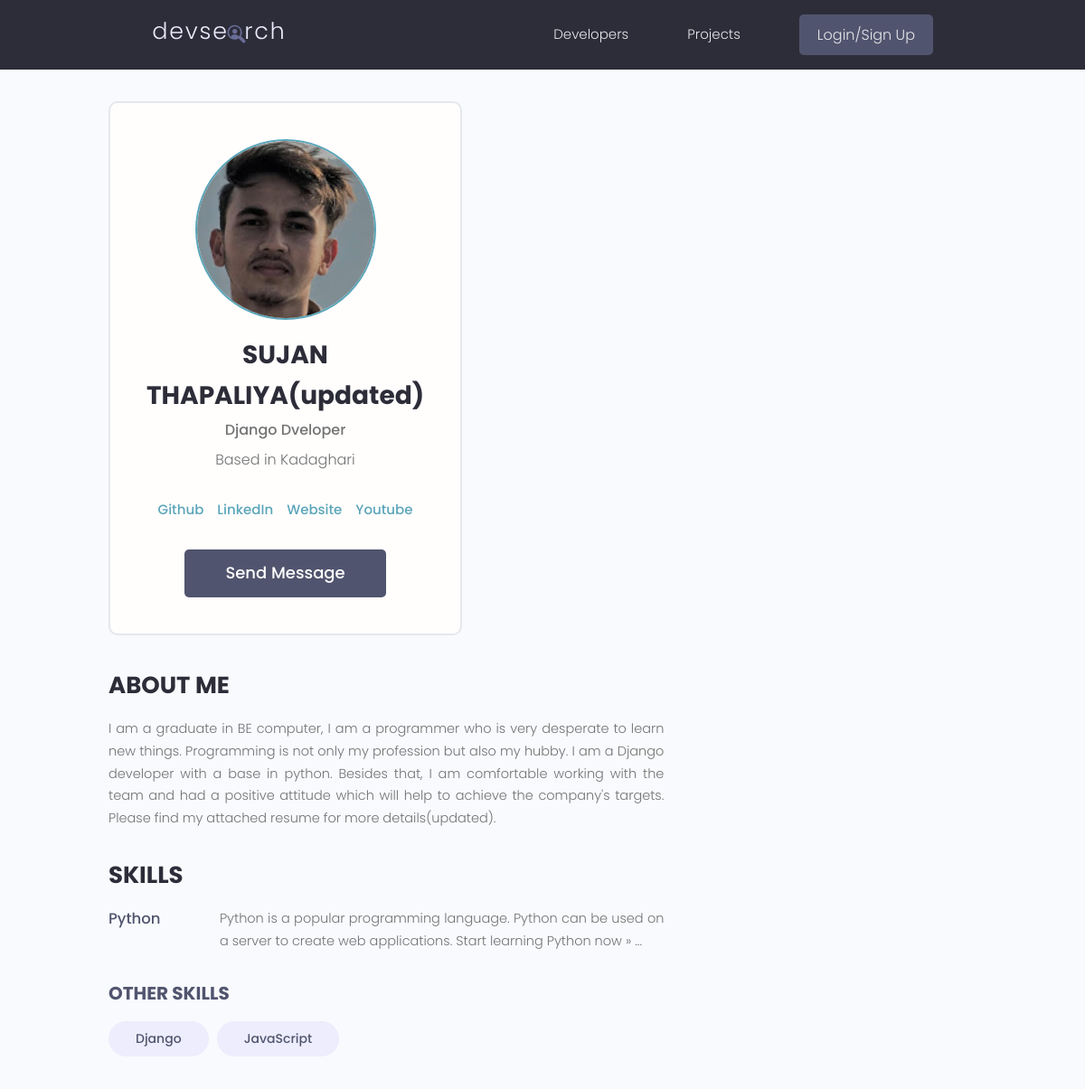
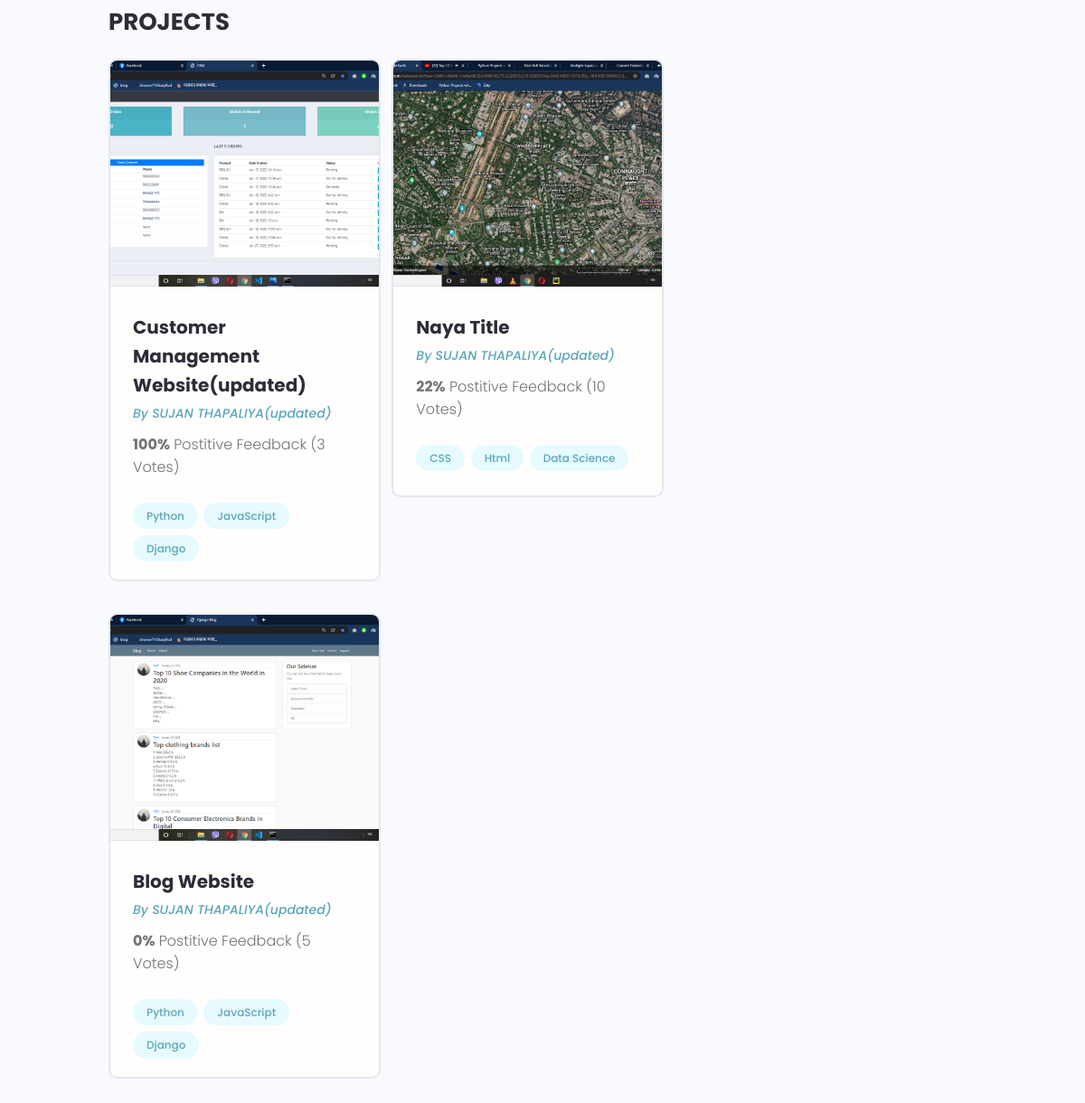
The app's page /profile/dd7f30f3-f58d-48ad-814e-ee558177c050/ with its own data (2 pictures, top to bottom).
### users/models.py (models this page shows, shortened)
class Profile(models.Model):
    user = models.OneToOneField(User, on_delete=models.CASCADE, null=True, blank=True)
    name = models.CharField(max_length=200, blank=True, null=True)
    email = models.EmailField(max_length=500, blank=True, null=True)
    username = models.CharField(max_length=200, blank=True, null=True)
    location = models.CharField(max_length=200, blank=True, null=True)
    short_intro = models.CharField(max_length=200, blank=True, null=True)
    bio = models.TextField(blank=True, null=True)
    profile_image = models.ImageField(null=True, blank=True, upload_to='profiles/', default="profiles/user-default.png")
    social_github = models.CharField(max_length=200, blank=True, null=True)
    social_twitter = models.CharField(max_length=200, blank=True, null=True)
    social_linkedin = models.CharField(max_length=200, blank=True, null=True)
    social_youtube = models.CharField(max_length=200, blank=True, null=True)
    social_website = models.CharField(max_length=200, blank=True, null=True)
    created = models.DateTimeField(auto_now_add=True)
    id = models.UUIDField(default=uuid.uuid4, unique=True,primary_key=True, editable=False)
    class Meta:
        ordering = ['created']
    @property
    def imageURL(self):
        try:
            url = self.profile_image.url
        except:
            url = ''
        return url

class Skill(models.Model):
    owner = models.ForeignKey(Profile, on_delete=models.CASCADE, null=True, blank=True)
    name = models.CharField(max_length=200, blank=True, null=True)
    description = models.TextField(null=True, blank=True)
    created = models.DateTimeField(auto_now_add=True)
    id = models.UUIDField(default=uuid.uuid4, unique=True,primary_key=True, editable=False)
    def __str__(self):
        return str(self.name)

### projects/models.py (models this page shows, shortened)
class Project(models.Model):
    owner = models.ForeignKey(Profile, null=True, blank=True, on_delete=models.CASCADE)
    title = models.CharField(max_length=200)
    description = models.TextField(null=True, blank=True)
    featured_image = models.ImageField(
        null=True, blank=True, default="default.jpg")
    demo_link = models.CharField(max_length=2000, null=True, blank=True)
    source_link = models.CharField(max_length=2000, null=True, blank=True)
    tags = models.ManyToManyField('Tag', blank=True)
    vote_total = models.IntegerField(default=0, null=True, blank=True)
    vote_ratio = models.IntegerField(default=0, null=True, blank=True)
    created = models.DateTimeField(auto_now_add=True)
    id = models.UUIDField(default=uuid.uuid4, unique=True,primary_key=True, editable=False)
    class Meta:
        ordering = ['-vote_ratio', '-vote_total', 'title']
    @property
    def imageURL(self):
        try:
            url = self.featured_image.url
        except:
            url = ''
        return url

class Tag(models.Model):
    name = models.CharField(max_length=200)
    created = models.DateTimeField(auto_now_add=True)
    id = models.UUIDField(default=uuid.uuid4, unique=True,primary_key=True, editable=False)
    def __str__(self):
        return self.name

### users/views.py (the view)
# urls.py: path('profile/<str:pk>/', views.userProfile, name="user-profile"),
def userProfile(request, pk):
    profile = Profile.objects.get(id=pk)
    topSkills = profile.skill_set.exclude(description__exact="")
    otherSkills = profile.skill_set.filter(description="")
    social_github=profile.social_github
    social_twitter=profile.social_twitter
    social_linkedin=profile.social_linkedin
    social_youtube=profile.social_youtube
    social_website=profile.social_website
    context = {'profile': profile, 'topSkills': topSkills,"otherSkills": otherSkills,'social_github':social_github , 'social_twitter':social_twitter , 'social_linkedin': social_linkedin, 'social_youtube': social_youtube, 'social_website': social_website}
    return render(request, 'users/user-profile.html', context)

### users/templates/users/user-profile.html (shortened to what this page needs)
{% extends 'main.html' %}
{% block content %}
<main class="profile my-md">
    <div class="container">
        <div class="layout">
            <div class="column column--1of3">
                <div class="card text-center">
                    <div class="card__body dev">
                        <img class="avatar avatar--xl" src="{{ profile.imageURL }}" />
                        <h2 class="dev__name">{{profile.name}}</h2>
                        <p class="dev__title">{{profile.short_intro}}</p>
                        <p class="dev__location">Based in {{profile.location}}</p>
                        <ul class="dev__social">
                            {% if profile.social_github %}
                            <li>
                                <a title="Github" href="{{profile.social_github}}" target="_blank">Github</a>
                            </li>
                            {% endif %}
                            {% if profile.social_linkedin %}
                            <li>
                                <a title="LinkedIn" href="{{profile.social_linkedin}}" target="_blank">LinkedIn</a>
                            </li>
                            {% endif %}
                            {% if profile.social_website %}
                            <li>
                                <a title="Personal Website" href="{{profile.social_website}}" target="_blank">Website</a>
                            </li>
                            {%endif%}
                            {% if profile.social_youtube %}
                            <li>
                               <a title="Personal Website" href="{{profile.social_youtube}}" target="_blank">Youtube</a>
                            </li>
                            {% endif %}
                        </ul>
                        {% if request.user.profile.id != profile.id %}
                        <a href="{% url 'create-message' profile.id %}" class="btn btn--sub btn--lg">Send Message </a>
                        {% endif %}
                    </div>
                </div>
            </div>
            <div class="column column--2of3">
                <div class="devInfo">
                    <h3 class="devInfo__title">About Me</h3>
                    <p class="devInfo__about">{{profile.bio}}</p>
                </div>
                <div class="devInfo">
                    <h3 class="devInfo__title">Skills</h3>
                    <div class="devInfo__skills">
                        {% for skill in topSkills %}
                        <div class="devSkill">
                            <h4 class="devSkill__title">{{skill.name}}</h4>
                            <p class="devSkill__info">{{skill.description}}</p>
                        </div>
                        {% endfor %}
                        <h3 class="devInfo__subtitle">Other Skills</h3>
                        <div class="devInfo__otherSkills">
                            {% for skill in otherSkills %}
                            <span class="tag tag--pill tag--sub tag--lg">
                                <small>{{skill}}</small>
                            </span>
                            {% endfor %}
                        </div>
                    </div>
                </div>
                <div class="devInfo">
                    <h3 class="devInfo__title">Projects</h3>
                    <div class="grid grid--two">
                        {% for project in profile.project_set.all %}
                        <div class="column">
                            <div class="card project">
                                <a href="{% url 'project' project.id %}" class="project">
                                    <img class="project__thumbnail" src="{{project.imageURL}}"
                                        alt="project thumbnail" />
                                    <div class="card__body">
                                        <h3 class="project__title">{{project.title}}</h3>
                                        <p><a class="project__author"
                                                href="{% url 'user-profile' project.owner.id %}">By
                                                {{project.owner.name}}</a>
                                        </p>
                                        <p class="project--rating">
                                            <span style="font-weight: bold;">{{project.vote_ratio}}%</span> Postitive
                                            Feedback ({{project.vote_total}} Vote{{project.vote_total|pluralize:"s"}})
                                        </p>
                                        <div class="project__tags">
                                            {% for tag in project.tags.all %}
                                            <span class="tag tag--pill tag--main">
                                                <small>{{tag}}</small>
                                            </span>
                                            {% endfor %}
                                        </div>
                                    </div>
                                </a>
                            </div>
                        </div>
                        {% endfor %}
                    </div>
                </div>
            </div>
        </div>
    </div>
</main>
{% endblock content %}

### static/styles/app.css (style rules this page uses)
:root { --color-sub: #2d2d39; }
.btn--sub { background-color: var(--color-sub-light); }
.card { border: 2px solid var(--color-light); }
img { width: 100%; }
.profile .card > .dev { padding: 4rem; }
.dev__name { color: var(--color-sub); font-size: 2.8rem; font-weight: 700; margin-top: 1rem; margin-bottom: 0.5rem; }
.dev__title { font-size: 1.6rem; font-weight: 500; line-height: 1.3; }
.dev__location { margin-top: 1rem; }
.dev__social { margin: 3rem 0; list-style: none; display: flex; justify-content: center; gap: 1.5rem; }
.devInfo { margin-bottom: 3rem; }
.devInfo__title, .devInfo__subtitle { font-size: 2.6rem; color: var(--color-sub); text-transform: uppercase; font-weight: 700; margin-bottom: 1.5rem; }
.devInfo__subtitle { font-size: 2rem; color: var(--color-sub-light); }
.devInfo__about, .devSkill__info { font-size: 1.45rem; line-height: 1.7; text-align: justify; }
.devSkill { margin-bottom: 3rem; }
.devSkill__title { font-size: 1.65rem; font-weight: 500; color: var(--color-sub-light); }
@media screen and (min-width: 700px) { .devSkill { display: flex; justify-content: space-between; gap: 3rem; } }
@media screen and (min-width: 700px) { .devSkill__info { flex-basis: 80%; } }
.project__author { font-size: 1.4rem; font-style: italic; }
.project--rating { margin-bottom: 1.6em; margin-top: .5em; }
.project__thumbnail { height: 25rem; object-fit: cover; object-position: top center; }
.project__title { font-size: 2rem; font-weight: 700; color: var(--color-sub); }

### static/uikit/styles/modules/_variables.css (style rules this page uses)
:root { --color-main: #5aa5b9; --color-main-light: #e6faff; --color-sub: #3f4156; --color-sub-light: #51546e; --color-sub-lighter: #ededfd; --color-text: #737373; --color-gray: #8b8b8b; --color-light: #e5e7eb; --color-light-gray: #767676; --color-bg: #f8fafd; --color-white: #fffefd; --color-white-light: #f3f3f3; --color-success: #359e64; --color-success-bg: #def8e8; --color-error: #fc4b0b; --color-error-bg: #fff2ee; --font-base: 'Poppins', arial, helvetica, 'Segoe UI', roboto, ubuntu, sans-serif; --font-monospace: 'Fira Code', 'Courier New', courier, monospace; --font-regular: 300; --font-medium: 500; --font-bold: 700; --generic-shadow: 1px 1px 5px #00000010; --generic-transition: all 0.3s ease-in-out; }

### static/uikit/styles/modules/_base.css (style rules this page uses)
* { margin: 0; padding: 0; box-sizing: border-box; text-rendering: optimizeLegibility; color: inherit; font-size: inherit; }
html { font-size: 50%; }
@media only screen and (min-width: 480px) { html { font-size: 56.25%; } }
@media only screen and (min-width: 1200px) { html { font-size: 62.5%; } }
body { line-height: 1.6; font-weight: 400; font-size: 1.5rem; color: var(--color-text); background-color: var(--color-bg); min-height: 100vh; }

### static/uikit/styles/modules/_typography.css (style rules this page uses)
* { font-family: var(--font-base); }
h2 { font-size: 3.6rem; font-weight: var(--font-bold); }
h3 { font-size: 3.2rem; font-weight: var(--font-medium); }
h4 { font-size: 2.8rem; font-weight: var(--font-medium); }
p, span, strong { font-size: 1.6rem; color: var(--color-text); font-weight: var(--font-regular); }
a { padding-bottom: 2px; text-decoration: none; display: inline-block; color: var(--color-main); font-weight: var(--font-medium); }

### static/uikit/styles/modules/_utilities.css (style rules this page uses)
.container { width: 92%; max-width: 165rem; margin: 0 auto; box-sizing: border-box; }
@media screen and (min-width: 1000px) { .container { width: 90%; } }
@media screen and (min-width: 1200px) { .container { width: 80%; } }
.text-center { text-align: center; }
.my-md { margin: 3rem auto; }

### static/uikit/styles/modules/_avatar.css (style rules this page uses)
.avatar { border-radius: 50%; border: 2px solid var(--color-main); object-fit: cover; }
.avatar--xl { height: 20rem; width: 20rem; }

### static/uikit/styles/modules/_button.css (style rules this page uses)
.btn { display: inline-block; position: relative; cursor: pointer; background-color: var(--color-light); font-weight: var(--font-medium); color: var(--color-sub); text-decoration: none; padding: 1rem 2rem; border-radius: 0.5rem; border: none; width: -webkit-fit-content; width: -moz-fit-content; width: fit-content; height: -webkit-fit-content; height: -moz-fit-content; height: fit-content; font-size: 1.6rem; outline-width: 0; outline-color: transparent; -webkit-backface-visibility: hidden; backface-visibility: hidden; transition: all 0.3s ease-in-out; }
.btn--sub { background-color: var(--color-sub); color: var(--color-white); }
.btn--lg { font-size: 1.8rem; padding: 1.2rem 4.5rem; }

### static/uikit/styles/modules/_card.css (style rules this page uses)
.card { border-radius: 1rem; background-color: var(--color-white); border: 1.5px solid var(--color-light); width: auto; height: auto; margin-top: 0.5rem; margin-bottom: 0.5rem; overflow: hidden; }
.card__body, .card__header { padding: 2rem 2.5rem; }

### records on screen
Profile: imageURL (picture), name "SUJAN THAPALIYA(updated)", short_intro "Django Dveloper", location "Kadaghari", bio "I am a graduate in BE computer, I am a programmer who is very desperate to learn new things. Programming is not only my profession but also my hubby. I am a Django developer with a base in python. Besides that, I am comfortable working with the team and had a positive attitude which will help to achieve the company's targets. Please find my attached resume for more details(updated)."
Skill: name "Python", description "Python is a popular programming language. Python can be used on a server to create web applications. Start learning Python now » ..."
Skill: name "Django"
Skill: name "JavaScript"
Project: imageURL (picture), title "Customer Management Website(updated)", owner.name "SUJAN THAPALIYA(updated)", vote_ratio "100", vote_total "3"
Tag: name "Python"
Tag: name "JavaScript"
Tag: name "Django"
Project: imageURL (picture), title "Naya Title", owner.name "SUJAN THAPALIYA(updated)", vote_ratio "22", vote_total "10"
Tag: name "CSS"
Tag: name "Html"
Tag: name "Data Science"
Project: imageURL (picture), title "Blog Website", owner.name "SUJAN THAPALIYA(updated)", vote_ratio "0", vote_total "5"
